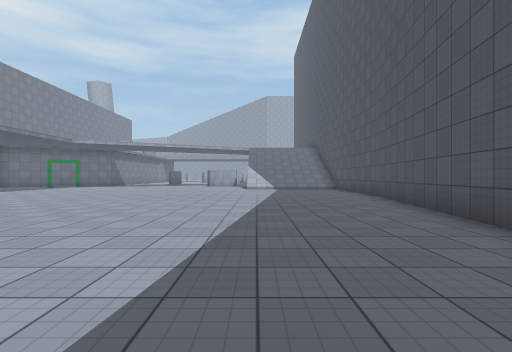
view 1 (above)

15 first-person views from a walk through a scene from a Unity 3-D project. The camera is 1.3 m above the floor, looks level and sees 85° across. The floor is counted in squares, 2 m on a side. Each view is taken from the middle of a square. On the plan, view 1 faces up. The plan holds only what a view shows up to about 9 squares ahead; the rest is blank. The place goes on beyond the plan. The player character is not drawn. Surface patterns are stand-ins for the level's own textures.

view 2
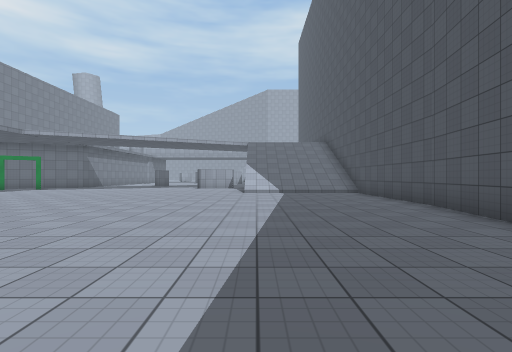

view 3
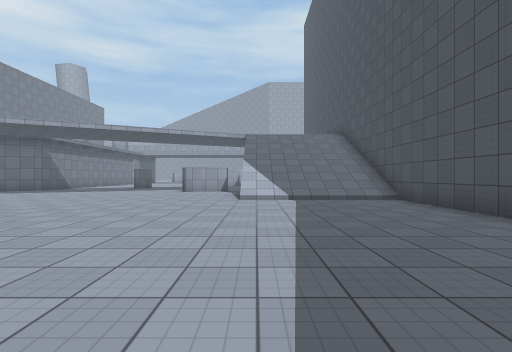

view 4
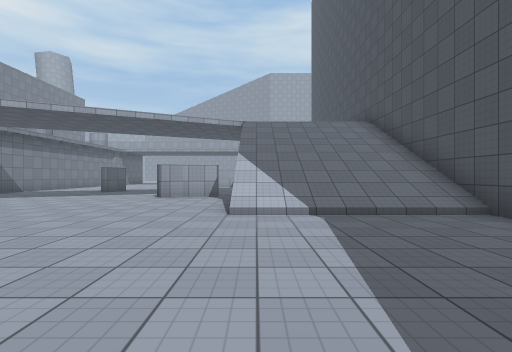

view 5
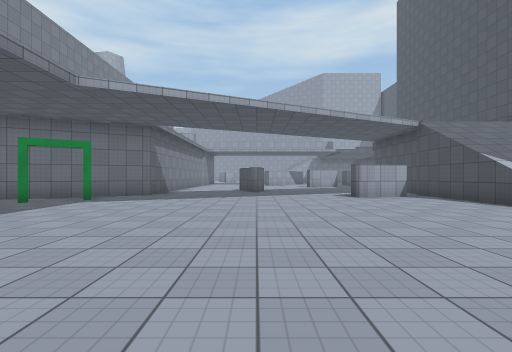

view 6
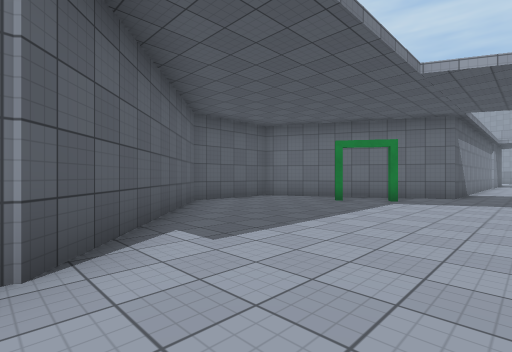

view 7
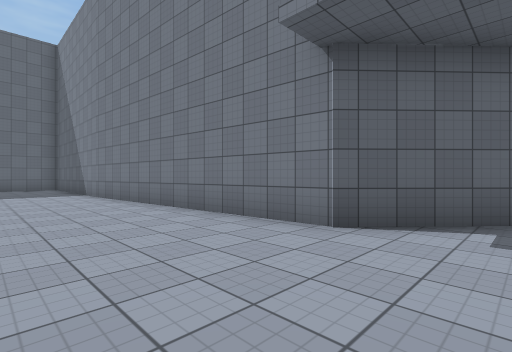

view 8
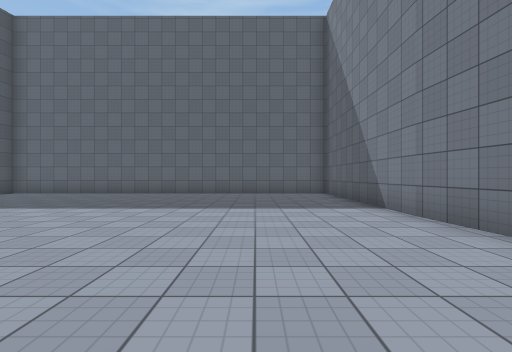

view 9
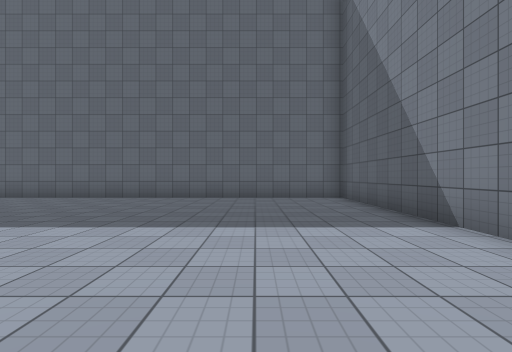

view 10
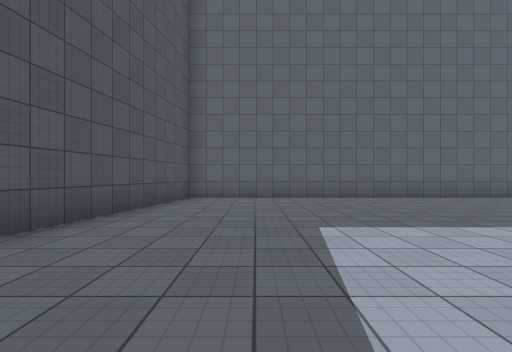

view 11
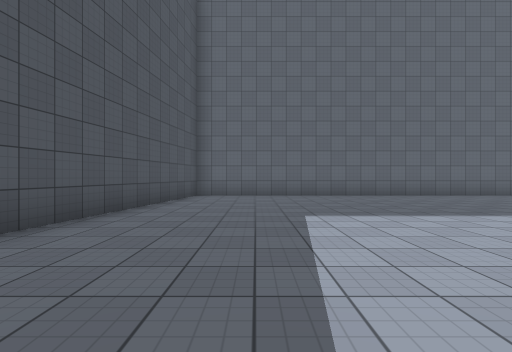

view 12
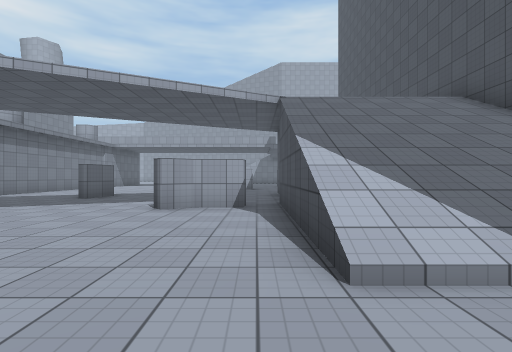

view 13
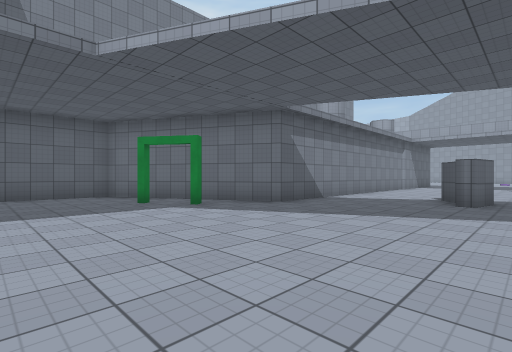

view 14
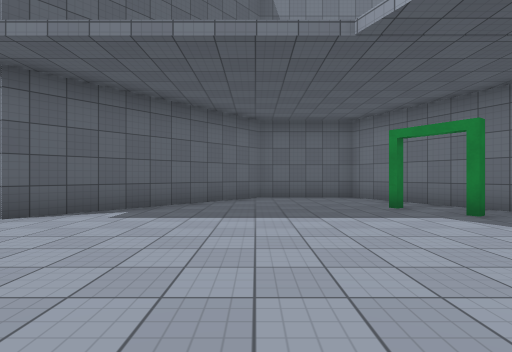

view 15
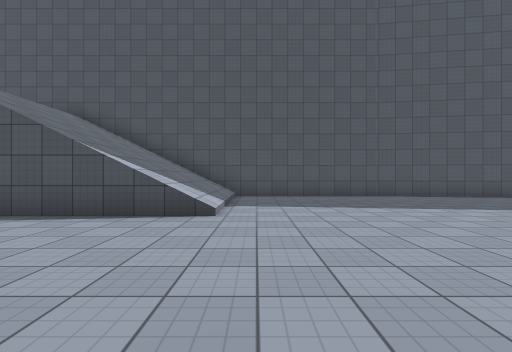

### Floor plan
Key: @ floor where view 1 was taken; # wall or solid block; . main floor; : floor 5 m higher than the main floor; / step, stairs or slope; O other object.
Columns run from 15 left of view 1 to 4 right of it. Each row starts with its distance up from view 1.
 23        ...
 22       ...#.
 21      #...#..  ./   #
 20      #......  ./   #
 19     ##......  ./:::#
 18   ###.......##.////#
 17 ###............////#
 16 #..O...........////#
 15 #..............////#
 14 #..............////#
 13 #..................#
 12 ##.................#
 11  ###...............#
 10    ##..............#
  9     #..............#
  8     ##.............#
  7      #.............#
  6      #.............#
  5      #.............#
  4      #.............#
  3      #............##
  2      #............#
  1      #............#
  0      #.........@..#
 -1      #............#
 -2      #............#
 -3      #............#
 -4      #...........##
 -5      #############

Positions as (right, up) in squares from view 1, and headings:
1: (0, 0), facing up
2: (0, 3), facing up
3: (0, 6), facing up
4: (0, 9), facing up
5: (-6, 9), facing up
6: (-8, 9), facing up-left
7: (-7, 11), facing down-left
8: (-7, 6), facing down
9: (-7, 4), facing down
10: (0, 4), facing down
11: (0, 5), facing down
12: (-1, 12), facing up
13: (-5, 13), facing up-left
14: (-6, 13), facing left
15: (-5, 13), facing right
